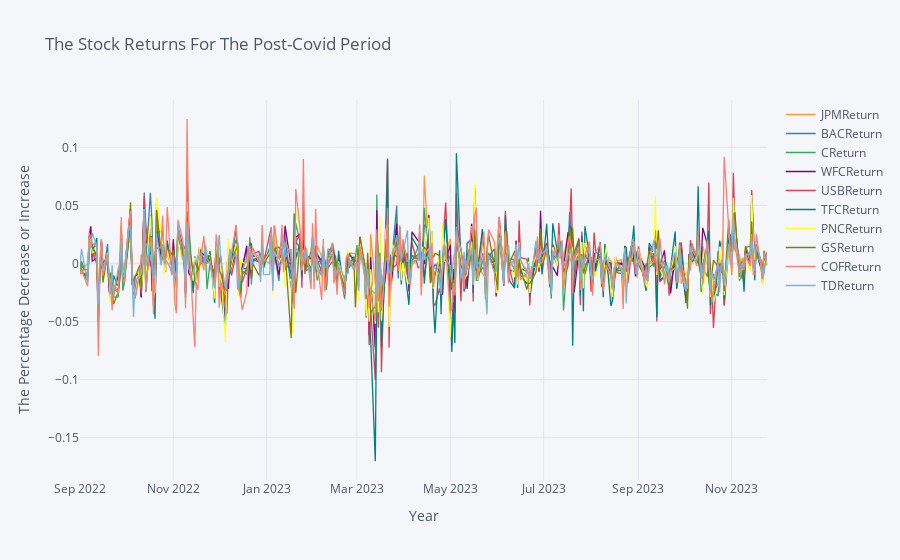

Notebook code cell kept with this figure:
### Code cell
PostCovidReturns[['JPMReturn','BACReturn','CReturn','WFCReturn','USBReturn','TFCReturn','PNCReturn','GSReturn','COFReturn','TDReturn']].iplot(title='The Stock Returns For The Post-Covid Period',xTitle='Year',yTitle='The Percentage Decrease or Increase',)

### Figure 1 — Plotly figure (JSON) as saved in the notebook; plotly's stock layout.template omitted (floating-point values rounded to 4 significant figures; data arrays with more than 128 entries replaced by an {"elided": "..."} marker saying what was removed)
{"data": [{"line": {"color": "rgba(255, 153, 51, 1.0)", "dash": "solid", "shape": "linear", "width": 1.3}, "mode": "lines", "name": "JPMReturn", "text": "", "type": "scatter", "x": {"elided": "310 str values"}, "y": {"elided": "310 float values"}}, {"line": {"color": "rgba(55, 128, 191, 1.0)", "dash": "solid", "shape": "linear", "width": 1.3}, "mode": "lines", "name": "BACReturn", "text": "", "type": "scatter", "x": {"elided": "310 str values"}, "y": {"elided": "310 float values"}}, {"line": {"color": "rgba(50, 171, 96, 1.0)", "dash": "solid", "shape": "linear", "width": 1.3}, "mode": "lines", "name": "CReturn", "text": "", "type": "scatter", "x": {"elided": "310 str values"}, "y": {"elided": "310 float values"}}, {"line": {"color": "rgba(128, 0, 128, 1.0)", "dash": "solid", "shape": "linear", "width": 1.3}, "mode": "lines", "name": "WFCReturn", "text": "", "type": "scatter", "x": {"elided": "310 str values"}, "y": {"elided": "310 float values"}}, {"line": {"color": "rgba(219, 64, 82, 1.0)", "dash": "solid", "shape": "linear", "width": 1.3}, "mode": "lines", "name": "USBReturn", "text": "", "type": "scatter", "x": {"elided": "310 str values"}, "y": {"elided": "310 float values"}}, {"line": {"color": "rgba(0, 128, 128, 1.0)", "dash": "solid", "shape": "linear", "width": 1.3}, "mode": "lines", "name": "TFCReturn", "text": "", "type": "scatter", "x": {"elided": "310 str values"}, "y": {"elided": "310 float values"}}, {"line": {"color": "rgba(255, 255, 51, 1.0)", "dash": "solid", "shape": "linear", "width": 1.3}, "mode": "lines", "name": "PNCReturn", "text": "", "type": "scatter", "x": {"elided": "310 str values"}, "y": {"elided": "310 float values"}}, {"line": {"color": "rgba(128, 128, 0, 1.0)", "dash": "solid", "shape": "linear", "width": 1.3}, "mode": "lines", "name": "GSReturn", "text": "", "type": "scatter", "x": {"elided": "310 str values"}, "y": {"elided": "310 float values"}}, {"line": {"color": "rgba(251, 128, 114, 1.0)", "dash": "solid", "shape": "linear", "width": 1.3}, "mode": "lines", "name": "COFReturn", "text": "", "type": "scatter", "x": {"elided": "310 str values"}, "y": {"elided": "310 float values"}}, {"line": {"color": "rgba(128, 177, 211, 1.0)", "dash": "solid", "shape": "linear", "width": 1.3}, "mode": "lines", "name": "TDReturn", "text": "", "type": "scatter", "x": {"elided": "310 str values"}, "y": {"elided": "310 float values"}}], "layout": {"legend": {"bgcolor": "#F5F6F9", "font": {"color": "#4D5663"}}, "paper_bgcolor": "#F5F6F9", "plot_bgcolor": "#F5F6F9", "title": {"font": {"color": "#4D5663"}, "text": "The Stock Returns For The Post-Covid Period"}, "xaxis": {"gridcolor": "#E1E5ED", "showgrid": true, "tickfont": {"color": "#4D5663"}, "title": {"font": {"color": "#4D5663"}, "text": "Year"}, "zerolinecolor": "#E1E5ED"}, "yaxis": {"gridcolor": "#E1E5ED", "showgrid": true, "tickfont": {"color": "#4D5663"}, "title": {"font": {"color": "#4D5663"}, "text": "The Percentage Decrease or Increase"}, "zerolinecolor": "#E1E5ED"}}}
